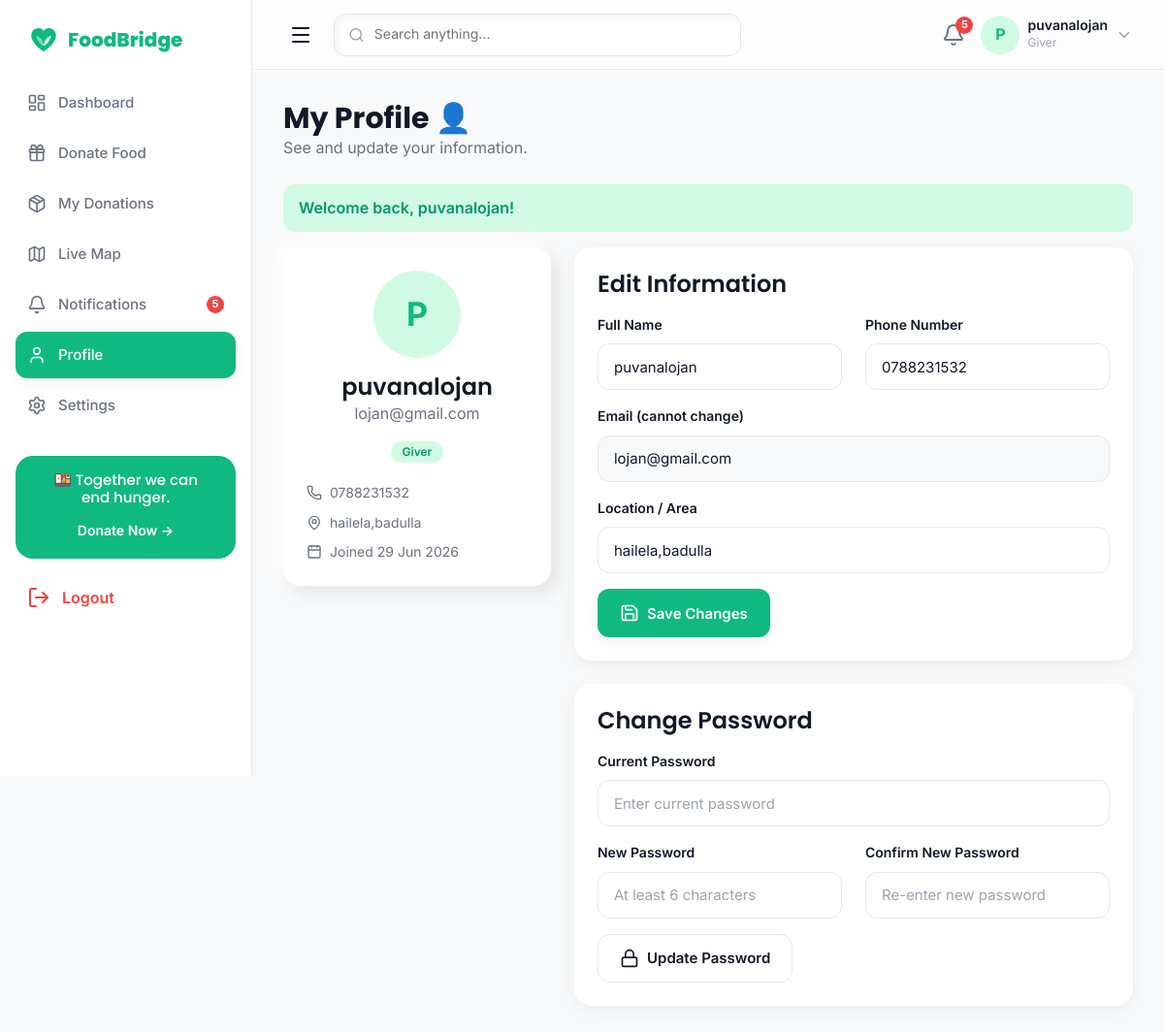
The app's page /profile.php (signed in) with its own data.
### tables this page shows
CREATE TABLE `users` (
  `id` int(11) NOT NULL,
  `name` varchar(120) NOT NULL,
  `email` varchar(160) NOT NULL,
  `phone` varchar(20) NOT NULL,
  `password_hash` varchar(255) NOT NULL,
  `role` enum('admin','giver','receiver','volunteer') NOT NULL DEFAULT 'giver',
  `location` varchar(180) DEFAULT NULL,
  `latitude` decimal(10,7) DEFAULT NULL,
  `longitude` decimal(10,7) DEFAULT NULL,
  `avatar` varchar(255) DEFAULT NULL,
  `language` enum('en','ta','si') NOT NULL DEFAULT 'en',
  `status` enum('active','blocked','pending') NOT NULL DEFAULT 'active',
  `created_at` timestamp NOT NULL DEFAULT current_timestamp()
);

### includes/queries.php (called while the page is built, shortened)
<?php
function unread_notifications(int $userId): int
{
    global $conn;
    $stmt = $conn->prepare('SELECT COUNT(*) c FROM notifications WHERE user_id = ? AND is_read = 0');
    $stmt->bind_param('i', $userId);
    $stmt->execute();
    return (int) $stmt->get_result()->fetch_assoc()['c'];
}

### includes/auth.php (called while the page is built, shortened)
<?php
function is_logged_in(): bool
{
    return !empty($_SESSION['user_id']);
}
function current_user(): ?array
{
    static $cached = null;
    if ($cached !== null) {
        return $cached ?: null;
    }
    global $conn;
    $stmt = $conn->prepare('SELECT * FROM users WHERE id = ? LIMIT 1');
    $stmt->bind_param('i', $_SESSION['user_id']);
    $stmt->execute();
    $user = $stmt->get_result()->fetch_assoc();
    $cached = $user ?: false;
    return $user ?: null;
}

### profile.php (the view, shortened to what this page needs)
<?php
require_once __DIR__ . '/includes/config.php';
require_once __DIR__ . '/includes/queries.php';
$u   = current_user();
require __DIR__ . '/includes/head.php';
?>
<body class="fb-has-tabbar">
<div class="fb-layout">
  <?php require __DIR__ . '/includes/sidebar.php'; ?>
  <div class="fb-main">
    <?php require __DIR__ . '/includes/topbar.php'; ?>
    <main class="fb-content fb-anim-fade">
      <div class="fb-mb-6">
        <h3 class="fb-mb-0">My Profile 👤</h3>
        <p class="fb-text-secondary fb-mb-0">See and update your information.</p>
      </div>
      <?= render_flash() ?>
      <div class="row g-4">
        <div class="col-lg-4">
          <div class="fb-neu-card fb-text-center">
            <div class="fb-avatar fb-flex fb-items-center fb-justify-center"
                 style="width:90px;height:90px;font-size:34px;font-weight:700;color:var(--fb-primary);margin:0 auto 16px;">
              <?= e(strtoupper(substr($u['name'], 0, 1))) ?>
            </div>
            <h4 class="fb-mb-0"><?= e($u['name']) ?></h4>
            <p class="fb-text-secondary fb-mb-3"><?= e($u['email']) ?></p>
            <span class="fb-badge fb-badge-success"><?= ucfirst($u['role']) ?></span>
            <ul class="fb-small fb-text-secondary" style="list-style:none;padding:0;margin:20px 0 0;text-align:left;">
              <li class="fb-flex fb-items-center fb-gap-2 fb-mb-2"><i data-lucide="phone" style="width:16px;height:16px;"></i> <?= e($u['phone']) ?></li>
              <li class="fb-flex fb-items-center fb-gap-2 fb-mb-2"><i data-lucide="map-pin" style="width:16px;height:16px;"></i> <?= e($u['location'] ?: 'Not set') ?></li>
              <li class="fb-flex fb-items-center fb-gap-2"><i data-lucide="calendar" style="width:16px;height:16px;"></i> Joined <?= e(date('d M Y', strtotime($u['created_at']))) ?></li>
            </ul>
          </div>
        </div>
        <div class="col-lg-8">
          <div class="fb-panel fb-mb-6">
            <h4 class="fb-mb-4">Edit Information</h4>
            <form method="post">
              <div class="row">
                <div class="col-md-6 fb-form-group">
                  <label class="fb-label" for="name">Full Name</label>
                  <input class="fb-input" type="text" id="name" name="name" value="<?= e($u['name']) ?>" required>
                </div>
                <div class="col-md-6 fb-form-group">
                  <label class="fb-label" for="phone">Phone Number</label>
                  <input class="fb-input" type="text" id="phone" name="phone" value="<?= e($u['phone']) ?>" required>
                </div>
              </div>
              <div class="fb-form-group">
                <label class="fb-label" for="email">Email (cannot change)</label>
                <input class="fb-input" type="email" id="email" value="<?= e($u['email']) ?>" disabled style="background:var(--fb-bg);">
              </div>
              <div class="fb-form-group">
                <label class="fb-label" for="location">Location / Area</label>
                <input class="fb-input" type="text" id="location" name="location" value="<?= e($u['location']) ?>" placeholder="e.g. Jaffna">
              </div>
              <button type="submit" name="save_profile" class="fb-btn fb-btn-primary"><i data-lucide="save"></i> Save Changes</button>
            </form>
          </div>
          <div class="fb-panel">
            <h4 class="fb-mb-4">Change Password</h4>
            <form method="post">
              <div class="fb-form-group">
                <label class="fb-label" for="current">Current Password</label>
                <input class="fb-input" type="password" id="current" name="current" placeholder="Enter current password" required>
              </div>
              <div class="row">
                <div class="col-md-6 fb-form-group">
                  <label class="fb-label" for="new">New Password</label>
                  <input class="fb-input" type="password" id="new" name="new" placeholder="At least 6 characters" required>
                </div>
                <div class="col-md-6 fb-form-group">
                  <label class="fb-label" for="confirm">Confirm New Password</label>
                  <input class="fb-input" type="password" id="confirm" name="confirm" placeholder="Re-enter new password" required>
                </div>
              </div>
              <button type="submit" name="save_password" class="fb-btn fb-btn-secondary"><i data-lucide="lock"></i> Update Password</button>
            </form>
          </div>
        </div>
      </div>
    </main>
  </div>
</div>
</body>
</html>

### includes/topbar.php
<?php
$u = current_user();
$unread = function_exists('unread_notifications') ? unread_notifications((int) $_SESSION['user_id']) : 0;
$roleLabel = ucfirst($u['role'] ?? 'User');
?>
<header class="fb-topbar">
  <button class="fb-nav-toggle" id="fbSidebarToggle" aria-label="Open menu" style="display:inline-flex;">
    <i data-lucide="menu"></i>
  </button>
  <div class="fb-search fb-neu-search fb-flex fb-items-center fb-gap-2" style="padding:0 14px;height:44px;">
    <i data-lucide="search" style="width:18px;height:18px;color:var(--fb-text-muted);"></i>
    <input type="text" placeholder="Search anything..."
           style="border:none;background:transparent;outline:none;width:100%;font-size:14px;color:var(--fb-text);">
  </div>
  <div class="fb-flex fb-items-center fb-gap-4" style="margin-left:auto;">
    <a href="<?= url('notifications.php') ?>" class="fb-relative" aria-label="Notifications">
      <i data-lucide="bell" style="width:24px;height:24px;color:var(--fb-text-secondary);"></i>
      <?php if ($unread > 0): ?>
        <span class="fb-dot" style="position:absolute;top:-6px;right:-8px;"><?= $unread ?></span>
      <?php endif; ?>
    </a>
    <div class="fb-user-chip">
      <div class="fb-avatar fb-flex fb-items-center fb-justify-center" style="color:var(--fb-primary);font-weight:700;">
        <?= e(strtoupper(substr($u['name'] ?? 'U', 0, 1))) ?>
      </div>
      <div class="d-none d-sm-block">
        <div class="fb-fw-600" style="font-size:14px;line-height:1.1;"><?= e($u['name'] ?? 'User') ?></div>
        <div class="fb-caption"><?= e($roleLabel) ?></div>
      </div>
      <i data-lucide="chevron-down" style="width:18px;height:18px;color:var(--fb-text-muted);"></i>
    </div>
  </div>
</header>

### assets/css/theme.css (style rules this page uses)
:root { --fb-primary: #10B981; --fb-primary-hover: #059669; --fb-primary-light: #D1FAE5; --fb-bg: #F8F9FA; --fb-surface: #FFFFFF; --fb-text: #111827; --fb-text-secondary: #6B7280; --fb-text-muted: #9CA3AF; --fb-border: #E5E7EB; --fb-success: #22C55E; --fb-warning: #F59E0B; --fb-danger: #EF4444; --fb-info: #3B82F6; --fb-green-soft: #D1FAE5; --fb-orange-soft: #FEF3C7; --fb-blue-soft: #DBEAFE; --fb-purple-soft: #EDE9FE; --fb-purple: #8B5CF6; --fb-space-1: 4px; --fb-space-2: 8px; --fb-space-3: 12px; --fb-space-4: 16px; --fb-space-6: 24px; --fb-space-8: 32px; --fb-space-12: 48px; --fb-space-16: 64px; --fb-radius-sm: 8px; --fb-radius-md: 12px; --fb-radius-lg: 18px; --fb-radius-xl: 24px; --fb-radius-pill: 999px; --fb-shadow-sm: 0 5px 15px rgba(0,0,0,.05); --fb-shadow-md: 0 10px 30px rgba(0,0,0,.08); --fb-shadow-lg: 0 20px 45px rgba(0,0,0,.12); --fb-glass-bg: rgba(255,255,255,.65); --fb-glass-border: rgba(255,255,255,.35); --fb-glass-blur: 18px; --fb-neu-dark: 8px 8px 18px rgba(0,0,0,.08); --fb-neu-light: -8px -8px 18px rgba(255,255,255,.95); --fb-font-heading: 'Poppins', system-ui, -apple-system, sans-serif; --fb-font-body: 'Inter', system-ui, -apple-system, sans-serif; --fb-transition: 0.3s ease; }
* { box-sizing: border-box; }
html, body { margin: 0; padding: 0; }
body { font-family: var(--fb-font-body); font-size: 16px; font-weight: 400; color: var(--fb-text); background-color: var(--fb-bg); line-height: 1.6; -webkit-font-smoothing: antialiased; }
h1, h2, h3, h4, h5, h6 { font-family: var(--fb-font-heading); color: var(--fb-text); margin: 0 0 var(--fb-space-4); line-height: 1.2; }
h3 { font-size: 30px; font-weight: 700; }
h4 { font-size: 24px; font-weight: 600; }
p { margin: 0 0 var(--fb-space-4); }
a { color: var(--fb-primary); text-decoration: none; transition: color var(--fb-transition); }
small, .fb-small { font-size: 14px; }
.fb-caption { font-size: 12px; color: var(--fb-text-muted); }
.fb-text-secondary { color: var(--fb-text-secondary); }

### assets/css/neumorphism.css (style rules this page uses)
.fb-neu-card { background: var(--fb-surface); border-radius: var(--fb-radius-lg); padding: var(--fb-space-6); box-shadow: var(--fb-neu-dark), var(--fb-neu-light); transition: transform var(--fb-transition), box-shadow var(--fb-transition); }
.fb-neu-search { background: var(--fb-surface); border-radius: var(--fb-radius-md); box-shadow: inset 3px 3px 8px rgba(0,0,0,.05), inset -3px -3px 8px rgba(255,255,255,.9); border: 1px solid var(--fb-border); }

### assets/css/components.css (style rules this page uses)
.fb-btn { display: inline-flex; align-items: center; justify-content: center; gap: var(--fb-space-2); font-family: var(--fb-font-body); font-weight: 600; font-size: 15px; line-height: 1; padding: 14px 22px; border-radius: var(--fb-radius-md); border: 1px solid transparent; cursor: pointer; transition: transform var(--fb-transition), box-shadow var(--fb-transition), background var(--fb-transition); text-decoration: none; }
.fb-btn i, .fb-btn svg { width: 20px; height: 20px; }
.fb-btn-primary { background: var(--fb-primary); color: #fff; box-shadow: var(--fb-shadow-sm); }
.fb-btn-secondary { background: var(--fb-surface); color: var(--fb-text); border: 1px solid var(--fb-border); }
.fb-label { display: block; font-size: 14px; font-weight: 600; color: var(--fb-text); margin-bottom: var(--fb-space-2); }
.fb-input, .fb-select, .fb-textarea { width: 100%; height: 48px; padding: 12px var(--fb-space-4); font-family: var(--fb-font-body); font-size: 15px; color: var(--fb-text); background: var(--fb-surface); border: 1px solid var(--fb-border); border-radius: var(--fb-radius-md); transition: border-color var(--fb-transition), box-shadow var(--fb-transition); }
.fb-input::placeholder, .fb-textarea::placeholder { color: var(--fb-text-muted); }
.fb-form-group { margin-bottom: var(--fb-space-4); }
.fb-badge { display: inline-flex; align-items: center; font-size: 12px; font-weight: 600; padding: 5px 12px; border-radius: var(--fb-radius-pill); line-height: 1; }
.fb-badge-success { background: var(--fb-primary-light); color: var(--fb-primary-hover); }
.fb-dot { display: inline-flex; align-items: center; justify-content: center; min-width: 18px; height: 18px; padding: 0 5px; font-size: 11px; font-weight: 700; color: #fff; background: var(--fb-danger); border-radius: var(--fb-radius-pill); }

### assets/css/dashboard.css (style rules this page uses)
.fb-panel { background: var(--fb-surface); border-radius: var(--fb-radius-lg); box-shadow: var(--fb-shadow-sm); padding: var(--fb-space-6); }

### assets/css/animations.css (style rules this page uses)
.fb-anim-fade { animation: fbFadeIn .3s ease both; }

### records on screen
users: name "P", name "puvanalojan", role "Giver", email "lojan@gmail.com", phone "0788231532", location "hailela,badulla", created_at "29 Jun 2026"

### other values on screen
$label "Dashboard"
$label "Donate Food"
$label "My Donations"
$label "Live Map"
$label "Notifications"
$unread "5"
$label "Profile"
$label "Settings"
$flash['message'] "Welcome back, puvanalojan!"
